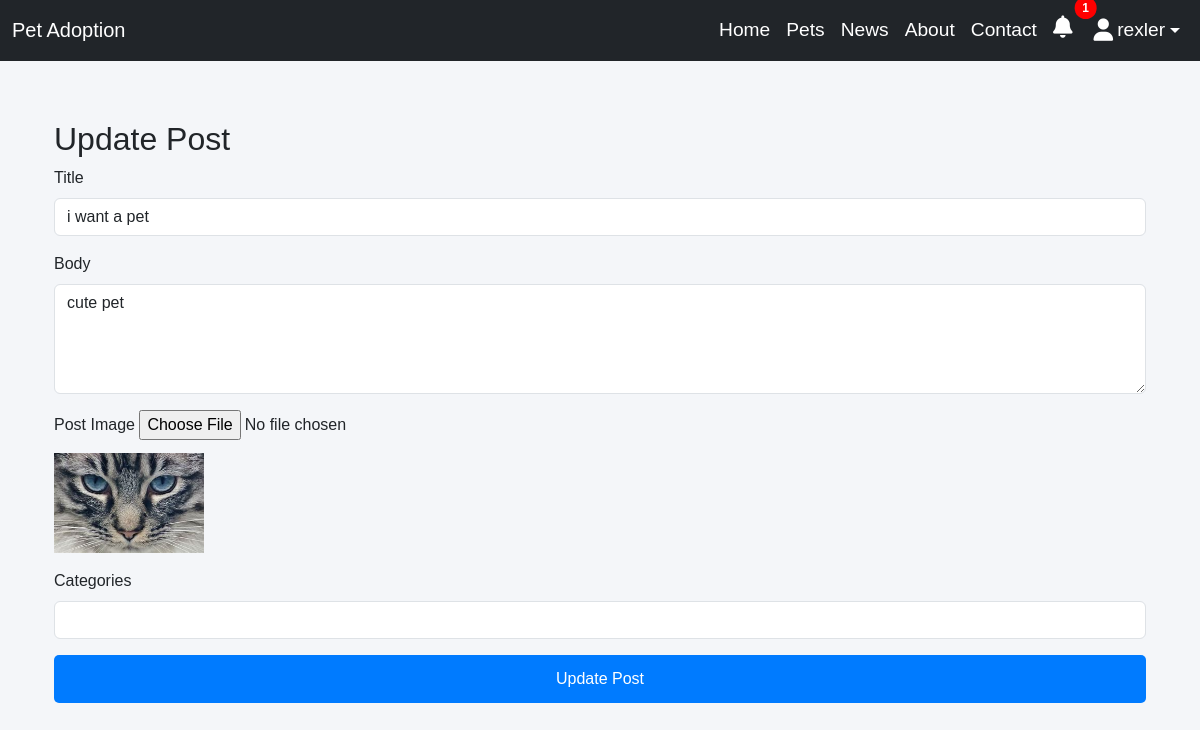
Screenshot of /posts/1/update/ (signed in) with the database file from the repository.
### accounts/models.py (models this page shows, shortened)
class CustomUser(AbstractUser):
    age = models.IntegerField(null=True, blank=True)
    gender = models.CharField(max_length=10,  choices=[
            ('Male', 'Male'),
            ('Female', 'Female'),
            ('Other', 'Other'),
        ],)
    phone_number = models.CharField(max_length=15)
    image = models.ImageField(upload_to='profile_images/', blank=True, null=True, default='profile_images/default_profile.jpg')

### app/models.py (models this page shows, shortened)
class Post(models.Model):
    title = models.CharField(max_length=100)
    author = models.ForeignKey(settings.AUTH_USER_MODEL, on_delete=models.CASCADE)
    body = models.TextField()
    post_image = models.ImageField(upload_to='media/', null=True, blank=True)
    post_categories = models.CharField(max_length=100)
    date_posted = models.DateTimeField(auto_now_add=True)

### app/views.py (the view)
# urls.py: path('posts/<int:pk>/update/', PostUpdateView.as_view(), name='post_update'),
class PostUpdateView(LoginRequiredMixin, UpdateView):
    model = Post
    template_name = 'news/post_update.html'
    fields = ['title', 'body', 'post_image', 'post_categories']

### app/context_processors.py (called while the page is built)
def notification_count(request):
    if request.user.is_authenticated:
        unread_count = Notification.objects.filter(
            Q(sender=request.user) | Q(recipient=request.user),
            is_read=False
        ).count()
    else:
        unread_count = 0
    return {'unread_notifications_count': unread_count}

### app/templates/news/post_update.html (shortened to what this page needs)
{% extends 'app/base.html' %}
{% block content %}
  <div class="container mt-4">
    <h2>Update Post</h2>
    <form action="{% url 'post_update' post.pk %}" method="post" enctype="multipart/form-data" id="post_create_form">
      <div class="form-group mb-3">
        <label for="title" class="form-label">Title</label>
        <input type="text" id="title" name="title" class="form-control" value="{{ post.title }}" required>
      </div>
      <div class="form-group mb-3">
        <label for="body" class="form-label">Body</label>
        <textarea id="body" name="body" class="form-control" rows="4" required>{{ post.body }}</textarea>
      </div>
      <div class="form-group mb-3">
        <label for="post_image" class="form-label">Post Image</label>
        <input type="file" id="post_image" name="post_image" class="form-control-file">
        {% if post.post_image %}
          <div class="mt-2">
            <img src="{{ post.post_image.url }}" alt="Current image" style="max-width: 150px;">
          </div>
        {% endif %}
      </div>
      <div class="form-group mb-3">
        <label for="post_categories" class="form-label">Categories</label>
        <input type="text" id="post_categories" name="post_categories" class="form-control" value="{{ post.categories }}" required>
      </div>
      <button type="submit" id="create_post_btn" class="btn btn-primary">Update Post</button>
    </form>
  </div>
{% endblock content %}

### app/templates/app/base.html (shortened to what this page needs)
<!DOCTYPE html>
{% load static %}
<html lang="en">
<head>
    <link rel="stylesheet" href="https://cdn.jsdelivr.net/npm/bootstrap@5.3.0/dist/css/bootstrap.min.css">
    <link rel="stylesheet" href="https://cdnjs.cloudflare.com/ajax/libs/font-awesome/6.4.2/css/all.min.css">
    <link rel="stylesheet" href="{% static 'css/base.css' %}">
</head>
<body>
    <nav class="navbar navbar-expand-lg navbar-dark bg-dark fixed-top">
        <div class="container-fluid">
            <a class="navbar-brand" href="{% url 'pet_list' %}">Pet Adoption</a>
            <div class="collapse navbar-collapse" id="navbarNav">
                <ul class="navbar-nav ms-auto">
                    <li class="nav-item">
                        <a class="nav-link active" href="{% url 'home' %}">Home</a>
                    </li>
                    <li class="nav-item">
                        <a class="nav-link" href="{% url 'pet_list' %}">Pets</a>
                    </li>
                    <li class="nav-item">
                        <a class="nav-link" href="{% url 'post_list' %}">News</a>
                    </li>
                    <li class="nav-item">
                        <a class="nav-link" href="{% url 'about' %}">About</a>
                    </li>
                    <li class="nav-item">
                        <a class="nav-link" href="{% url 'contact' %}">Contact</a>
                    </li>
                    <li class="nav-item">
                        <a class="nav-link position-relative" href="{% url 'notification_list' %}">
                            <i class="fas fa-bell"></i>
                            {% if unread_notifications_count > 0 %}
                            <span class="badge badge-danger position-absolute top-0 start-100 translate-middle">
                                {{ unread_notifications_count }}
                            </span>
                            {% endif %}
                        </a>
                    </li>
                    {% if user.is_authenticated %}
                    <li class="nav-item dropdown">
                        <a class="nav-link dropdown-toggle d-flex align-items-center" href="#" id="userDropdown" role="button" data-bs-toggle="dropdown" aria-expanded="false">
                            {% if user.profile.image %}
                                <img src="{{ user.profile.image.url }}" alt="Profile" class="rounded-circle me-1" width="30" height="30">
                            {% else %}
                                <i class="fas fa-user me-1"></i>
                            {% endif %}
                            {{ user.username }}
                        </a>
                    </li>
                    {% endif %}
                </ul>
            </div>
        </div>
    </nav>
    <div class="container mt-5 pt-5">
        {% block content %}
        {% endblock %}
    </div>
</body>
</html>

### static/css/base.css (style rules this page uses)
body { font-family: 'Arial', sans-serif; background-color: #f4f6f9; margin: 0; padding: 0; }
a { text-decoration: none; color: inherit; }
.nav-link { color: white !important; font-size: 1.2rem; display: flex; align-items: center; position: relative; padding-right: 20px; }
.nav-link i { font-size: 1.4rem; margin-right: 5px; }
.badge-danger { background-color: red; color: white; font-size: 0.75rem; padding: 5px 8px; border-radius: 50%; }
button[type="submit"] { padding: 12px 20px; font-size: 1rem; background-color: #007bff; color: white; border: none; border-radius: 5px; cursor: pointer; width: 100%; transition: background-color 0.3s; }

### rows the page displays
CustomUser: username "rexler"
Post: title "i want a pet", body "cute pet", post_image (picture)

### other values shown
{{ unread_notifications_count }} "1"
